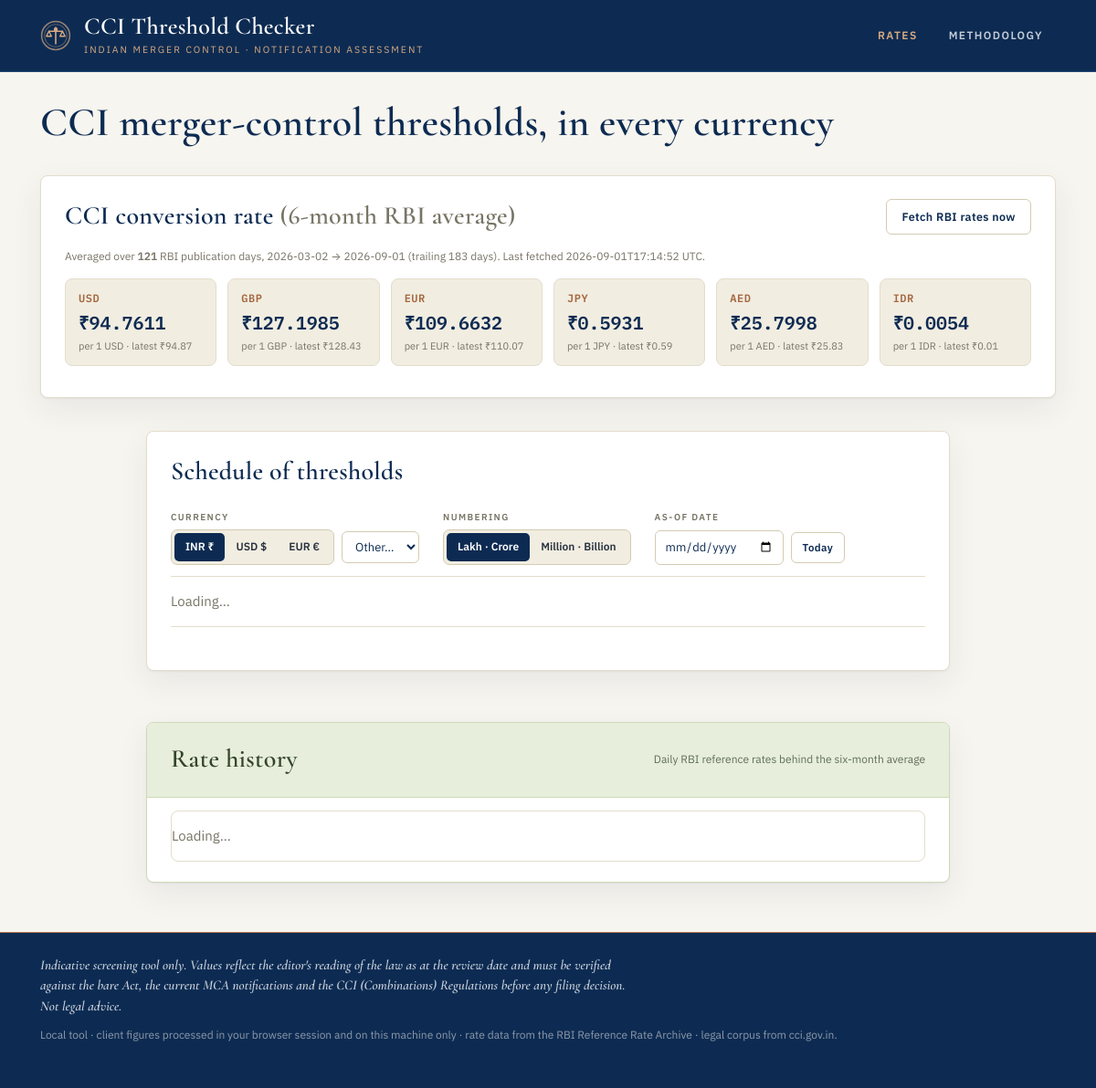
/rates, run on the app's committed database.
### tables this page shows
CREATE TABLE rates (
                date       TEXT PRIMARY KEY,   -- ISO yyyy-mm-dd
                usd REAL, gbp REAL, eur REAL, jpy REAL, aed REAL, idr REAL,
                source     TEXT,
                fetched_at TEXT
            );

CREATE TABLE meta (key TEXT PRIMARY KEY, value TEXT);

### app.py (the view)
@app.route("/rates")
def rates_page():
    avg, cfg = _avg()
    display = request.args.get("ccy", "USD")
    table = th.build_table(cfg, avg["averages"], display)
    currencies = fx.supported(avg["averages"]) if avg["has_data"] else ["INR", "USD", "EUR", "GBP", "JPY", "AED"]
    grouped = [(label, [r for r in table if r["category"] == key]) for key, label in CATEGORY_LABELS]
    return render_template("index.html", avg=avg, grouped=grouped,
                           display=display, currencies=currencies)

### app.py (called while the page is built)
def _avg(as_of=None):
    cfg = th.load_config()
    window = int(cfg["meta"].get("fx_window_days", 183))
    return rates_mod.compute_average(window, as_of=as_of), cfg

@app.context_processor
def inject_globals():
    cfg = th.load_config()
    return {
        "fmt_dual": N.format_dual,
        "fmt_indian": N.format_indian,
        "fmt_western": N.format_western,
        "meta": cfg["meta"],
        "last_scrape_at": db.get_meta("last_scrape_at"),
    }

### core/db.py (called while the page is built)
def _conn():
    os.makedirs(DATA_DIR, exist_ok=True)
    c = sqlite3.connect(DB_PATH)
    c.row_factory = sqlite3.Row
    return c

def get_rates_between(start_iso, end_iso):
    with _conn() as c:
        cur = c.execute(
            "SELECT * FROM rates WHERE date >= ? AND date <= ? ORDER BY date ASC",
            (start_iso, end_iso),
        )
        return [dict(r) for r in cur.fetchall()]

def get_meta(key, default=None):
    with _conn() as c:
        cur = c.execute("SELECT value FROM meta WHERE key=?", (key,))
        row = cur.fetchone()
        return row["value"] if row else default

### core/fx.py (called while the page is built)
def supported(rates):
    codes = ["INR"] + [c for c in rates.keys()]
    order = ["INR", "USD", "EUR", "GBP", "JPY", "AED", "IDR"]
    return [c for c in order if c in codes] + [c for c in codes if c not in order]

### core/numbers.py (called while the page is built)
def indian_group(n):
    s = str(int(round(n)))
    neg = s.startswith("-")
    if neg:
        s = s[1:]
    if len(s) <= 3:
        out = s
    else:
        last3 = s[-3:]
        rest = s[:-3]
        parts = []
        while len(rest) > 2:
            parts.insert(0, rest[-2:])
            rest = rest[:-2]
        if rest:
            parts.insert(0, rest)
        out = ",".join(parts) + "," + last3
    return ("-" + out) if neg else out

def western_group(n):
    return "{:,}".format(int(round(n)))

def _trim(x, decimals=2):
    s = "{:,.{d}f}".format(x, d=decimals)
    return s

def format_indian(value, decimals=2):
    if value is None:
        return "—"
    a = abs(value)
    sign = "-" if value < 0 else ""
    if a >= LAKH_CRORE:
        return f"{sign}{_trim(a / LAKH_CRORE, decimals)} lakh crore"
    if a >= CRORE:
        whole = a / CRORE
        return f"{sign}{indian_group(whole) if whole == int(whole) else _trim(whole, decimals)} crore"
    if a >= LAKH:
        return f"{sign}{_trim(a / LAKH, decimals)} lakh"
    return f"{sign}{indian_group(a)}"

### core/rates.py (called while the page is built, shortened)
def _as_date(v):
    if v is None:
        return None

### core/thresholds.py (called while the page is built)
def load_config():
    with open(CONFIG_PATH, encoding="utf-8") as fh:
        return json.load(fh)

### templates/index.html (shortened to what this page needs)
{% extends "base.html" %}
{% block content %}
<section class="hero">
  <div>
    <h1>CCI merger-control thresholds, in every currency</h1>
  </div>
</section>
<section class="card">
  <div class="card-head">
    <h2>CCI conversion rate <span class="muted">(6-month RBI average)</span></h2>
    <button id="refreshBtn" class="btn">Fetch RBI rates now</button>
  </div>
  <p class="muted small">
    <span id="rateSummary">
    {% if avg.has_data %}
      Averaged over <strong>{{ avg.n_days }}</strong> RBI publication days,
      {{ avg["from"] }} → {{ avg["to"] }}
      (trailing {{ avg.window_days }} days).
    {% endif %}
    </span>
    {% if last_scrape_at %}<span id="lastFetched">Last fetched {{ last_scrape_at }} UTC.</span>{% endif %}
  </p>
  <div class="rate-grid" id="rateGrid">
    {% for ccy, val in avg.averages.items() %}
      <div class="rate-chip">
        <div class="rate-ccy">{{ ccy }}</div>
        <div class="rate-val">₹{{ '%.4f'|format(val) }}</div>
        <div class="rate-sub muted">per 1 {{ ccy }}
          {% if avg.latest.get(ccy) %}· latest ₹{{ '%.2f'|format(avg.latest[ccy]) }}{% endif %}
        </div>
      </div>
    {% endfor %}
  </div>
</section>
<div class="home-grid">
  <section class="card table-card">
    <div class="card-head">
      <h2>Schedule of thresholds</h2>
    </div>
    <div class="toolbar">
      <div class="toggle-group" id="ccyToggle">
        <span class="toggle-label">Currency</span>
        <div class="tg-controls">
          <div class="seg">
            <button data-ccy="INR" class="active">INR ₹</button>
            <button data-ccy="USD">USD $</button>
            <button data-ccy="EUR">EUR €</button>
          </div>
          <select id="otherCcy" class="other-ccy" aria-label="Other currencies"><option value="">Other…</option></select>
        </div>
      </div>
      <div class="toggle-group" id="numToggle">
        <span class="toggle-label">Numbering</span>
        <div class="seg">
          <button data-sys="inr" class="active">Lakh · Crore</button>
          <button data-sys="intl">Million · Billion</button>
        </div>
      </div>
      <div class="toggle-group" id="dateToggle">
        <span class="toggle-label">As-of date</span>
        <div class="tg-controls">
          <input type="date" id="asOfDate" class="date-input" aria-label="As-of date — six-month average ending on this date">
          <button type="button" id="todayBtn" class="btn small-btn">Today</button>
        </div>
      </div>
    </div>
    <div id="thresholdTable" class="threshold-table-wrap"><p class="muted">Loading…</p></div>
    <p id="tableDisclaimer"></p>
  </section>
  <section class="card rate-history-card">
    <div class="card-head">
      <h2>Rate history</h2>
      <span class="muted small" id="rateHistorySub">Daily RBI reference rates behind the six-month average</span>
    </div>
    <div id="rateHistoryTable" class="rate-history-wrap"><p class="muted">Loading…</p></div>
  </section>
</div>
{% endblock %}

### static/style.css (style rules this page uses)
:root { --navy:#0d2b52; --navy-2:#143a68; --navy-line:#21497d; --copper:#bf7c54; --copper-2:#a5673f; --copper-soft:#d6a982; --sage:#a9bd8f; --sage-bg:#e7eedb; --sage-line:#cdd9b8; --sage-ink:#34452c; --cream:#f7f5ef; --page:#ffffff; --page-2:#f1ede1; --line:#e3ddcc; --line-2:#d3cbb2; --ink:#0d2b52; --ink-2:#2a3340; --muted:#787566; --over:#9a3324; --over-bg:#f4e3de; --clear:#3c6b46; --clear-bg:#e7eedb; --review:#8a6014; --review-bg:#f3e8cf; --radius:8px; --shadow:0 1px 2px rgba(13,43,82,.05), 0 12px 34px rgba(13,43,82,.07); --serif:"Cormorant","EB Garamond","Iowan Old Style",Georgia,serif; --sans:"Plex Sans",system-ui,-apple-system,"Segoe UI",Roboto,sans-serif; --mono:"Plex Mono",ui-monospace,"SF Mono",Menlo,Consolas,monospace; }
* { box-sizing:border-box }
html { -webkit-text-size-adjust:100% }
body { margin:0;font-family:var(--sans);color:var(--ink-2);background:var(--cream);font-size:15px;line-height:1.55 }
.home-grid { display:grid;grid-template-columns:1fr;gap:20px;align-items:start;margin:16px auto 0;max-width:880px }
.card { background:var(--page);border:1px solid var(--line);border-radius:var(--radius);padding:22px 26px;margin:18px 0;box-shadow:var(--shadow) }
.card-head { display:flex;align-items:center;justify-content:space-between;gap:14px;flex-wrap:wrap;margin-bottom:4px }
.card h2 { font-family:var(--serif);font-size:28px;font-weight:600;margin:0 0 2px;letter-spacing:.3px;color:var(--ink) }
.muted { color:var(--muted) }
.small { font-size:12px }
.hero { padding:32px 0 6px }
.hero h1 { font-family:var(--serif);font-weight:600;font-size:44px;line-height:1.06;margin:0 0 10px;letter-spacing:.3px;color:var(--ink) }
.btn { font:inherit;font-weight:600;font-size:12.5px;letter-spacing:.4px;cursor:pointer;background:transparent;color:var(--ink); border:1px solid var(--line-2);padding:9px 16px;border-radius:6px;display:inline-flex;align-items:center;gap:7px;transition:border-color .18s,color .18s,background .18s }
.small-btn { padding:7px 12px;font-size:11.5px }
.toolbar { display:flex;flex-wrap:wrap;gap:16px 26px;align-items:flex-end;padding:14px 0 12px;border-bottom:1px solid var(--line);margin-bottom:4px }
.toggle-group { display:flex;flex-direction:column;gap:6px;align-items:flex-start }
.tg-controls { display:flex;gap:8px;align-items:center;flex-wrap:wrap }
.toggle-label { font-size:10px;text-transform:uppercase;letter-spacing:1.4px;color:var(--muted);font-weight:600 }
.seg { display:inline-flex;background:var(--page-2);border:1px solid var(--line-2);border-radius:7px;padding:3px }
.seg button { font:inherit;font-size:12px;font-weight:600;cursor:pointer;border:0;background:transparent;color:var(--ink-2);padding:6px 12px;border-radius:5px;transition:background .18s,color .18s;white-space:nowrap }
.seg button.active { background:var(--navy);color:#fff }
.other-ccy,.date-input,select,input[type=text] { font:inherit;font-size:13px;padding:7px 10px;border:1px solid var(--line-2);border-radius:6px;background:var(--page);color:var(--ink) }
.threshold-table-wrap { margin-top:6px }
#tableDisclaimer { margin-top:16px;padding-top:12px;border-top:1px solid var(--line);font-size:13px;color:var(--muted);font-style:italic;font-family:var(--serif) }
.rate-history-card { border-color:var(--sage-line) }
.rate-history-card .card-head { background:var(--sage-bg);margin:-22px -26px 14px;padding:18px 26px;border-bottom:1px solid var(--sage-line);border-radius:var(--radius) var(--radius) 0 0 }
.rate-history-card .card-head h2 { color:var(--sage-ink) }
.rate-history-card .card-head .muted { color:var(--sage-ink);opacity:.75 }
.rate-history-wrap { margin-top:10px;max-height:420px;overflow-y:auto;border:1px solid var(--line);border-radius:var(--radius) }
.rate-grid { display:grid;grid-template-columns:repeat(auto-fill,minmax(150px,1fr));gap:12px;margin-top:14px }
.rate-chip { border:1px solid var(--line);border-radius:8px;padding:12px 14px;background:var(--page-2) }
.rate-ccy { font-weight:600;color:var(--copper-2);letter-spacing:.5px;font-size:12px;font-family:var(--mono) }
.rate-val { font-family:var(--mono);font-size:20px;font-weight:600;margin:2px 0;color:var(--ink) }
.rate-sub { font-size:11px;color:var(--muted) }

### data on the page
rates: from "2026-03-02"
rates: to "2026-09-01", usd "94.87" "128.43" "110.07" "0.59" "25.83" "0.01"
meta: value "2026-09-01T17:14:52"

### other printed values
{{ avg.n_days }} "121"
{{ avg.window_days }} "183"
{{ ccy }} "USD" "GBP" "EUR" "JPY" "AED" "IDR"
{{ '%.4f'|format(val) }} "94.7611" "127.1985" "109.6632" "0.5931" "25.7998" "0.0054"
